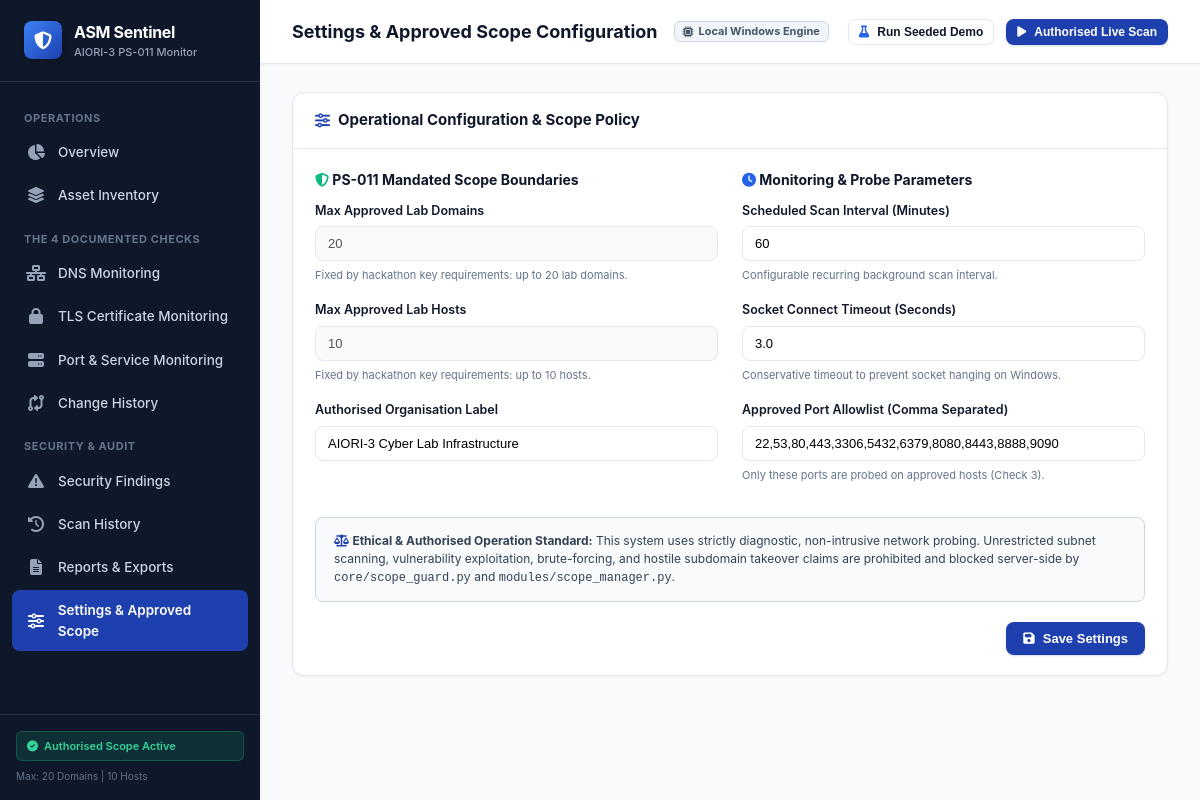
The page /settings on the database its author committed.
### tables this page shows
CREATE TABLE settings (
            key TEXT PRIMARY KEY,
            value TEXT NOT NULL,
            updated_at TEXT NOT NULL
        );

### app.py (the view)
@app.route("/settings")
def settings_page():
    conn = get_db_connection()
    cursor = conn.cursor()
    cursor.execute("SELECT key, value FROM settings")
    settings = {r["key"]: r["value"] for r in cursor.fetchall()}
    conn.close()
    return render_template("settings.html", active_page="settings", settings=settings)

### database.py (called while the page is built)
def get_db_connection():
    conn = sqlite3.connect(DATABASE_PATH)
    conn.row_factory = sqlite3.Row
    conn.execute("PRAGMA foreign_keys = ON")
    return conn

### templates/settings.html (shortened to what this page needs)
{% extends "base.html" %}
{% block page_title %}Settings &amp; Approved Scope Configuration{% endblock %}
{% block content %}
<div class="card">
  <div class="card-header">
    <div class="card-title">
      <i class="fa-solid fa-sliders" style="color: #1e40af;"></i> Operational Configuration &amp; Scope Policy
    </div>
  </div>
  <div class="card-body">
    <form action="{{ url_for('save_settings') }}" method="POST">
      <div style="display: grid; grid-template-columns: repeat(auto-fit, minmax(320px, 1fr)); gap: 24px;">
        <div>
          <h3 style="font-size: 14px; font-weight: 700; color: var(--navy-dark); margin-bottom: 12px;">
            <i class="fa-solid fa-shield-halved" style="color: #10b981;"></i> PS-011 Mandated Scope Boundaries
          </h3>
          <div class="form-group">
            <label class="form-label">Max Approved Lab Domains</label>
            <input type="number" class="form-control" value="20" disabled>
            <small style="color: var(--text-muted); font-size: 11px;">Fixed by hackathon key requirements: up to 20 lab domains.</small>
          </div>
          <div class="form-group">
            <label class="form-label">Max Approved Lab Hosts</label>
            <input type="number" class="form-control" value="10" disabled>
            <small style="color: var(--text-muted); font-size: 11px;">Fixed by hackathon key requirements: up to 10 hosts.</small>
          </div>
          <div class="form-group">
            <label class="form-label">Authorised Organisation Label</label>
            <input type="text" name="organization_name" class="form-control" value="{{ settings.organization_name or 'AIORI-3 Cyber Lab Infrastructure' }}" required>
          </div>
        </div>
        <div>
          <h3 style="font-size: 14px; font-weight: 700; color: var(--navy-dark); margin-bottom: 12px;">
            <i class="fa-solid fa-clock" style="color: #2563eb;"></i> Monitoring &amp; Probe Parameters
          </h3>
          <div class="form-group">
            <label class="form-label">Scheduled Scan Interval (Minutes)</label>
            <input type="number" name="scan_interval_minutes" class="form-control" min="5" max="1440" value="{{ settings.scan_interval_minutes or '60' }}" required>
            <small style="color: var(--text-muted); font-size: 11px;">Configurable recurring background scan interval.</small>
          </div>
          <div class="form-group">
            <label class="form-label">Socket Connect Timeout (Seconds)</label>
            <input type="number" step="0.5" name="socket_timeout_seconds" class="form-control" min="1.0" max="10.0" value="{{ settings.socket_timeout_seconds or '3.0' }}" required>
            <small style="color: var(--text-muted); font-size: 11px;">Conservative timeout to prevent socket hanging on Windows.</small>
          </div>
          <div class="form-group">
            <label class="form-label">Approved Port Allowlist (Comma Separated)</label>
            <input type="text" name="allowed_ports" class="form-control" value="{{ settings.allowed_ports or '22, 53, 80, 443, 3306, 5432, 6379, 8080, 8443, 8888, 9090' }}" required>
            <small style="color: var(--text-muted); font-size: 11px;">Only these ports are probed on approved hosts (Check 3).</small>
          </div>
        </div>
      </div>
      <div style="margin-top: 16px; padding: 14px 18px; border-radius: 8px; background: #f8fafc; border: 1px solid #cbd5e1; font-size: 12px; color: #334155;">
        <i class="fa-solid fa-scale-balanced mr-1" style="color: #1e40af;"></i>
        <strong>Ethical &amp; Authorised Operation Standard:</strong> This system uses strictly diagnostic, non-intrusive network probing. Unrestricted subnet scanning, vulnerability exploitation, brute-forcing, and hostile subdomain takeover claims are prohibited and blocked server-side by <code>core/scope_guard.py</code> and <code>modules/scope_manager.py</code>.
      </div>
      <div style="margin-top: 20px; display: flex; justify-content: flex-end;">
        <button type="submit" class="btn btn-primary">
          <i class="fa-solid fa-floppy-disk"></i> Save Settings
        </button>
      </div>
    </form>
  </div>
</div>
{% endblock %}

### static/css/style.css (style rules this page uses)
:root { --navy-dark: #0f172a; --navy-brand: #1e3a8a; --navy-primary: #1e40af; --navy-light: #3b82f6; --navy-subtle: #eff6ff; --bg-page: #f8fafc; --bg-card: #ffffff; --bg-subtle: #f1f5f9; --text-main: #0f172a; --text-muted: #64748b; --text-light: #94a3b8; --border-color: #e2e8f0; --border-focus: #3b82f6; --shadow-sm: 0 1px 2px 0 rgba(15, 23, 42, 0.05); --shadow-md: 0 4px 6px -1px rgba(15, 23, 42, 0.07), 0 2px 4px -2px rgba(15, 23, 42, 0.05); --shadow-lg: 0 10px 15px -3px rgba(15, 23, 42, 0.08), 0 4px 6px -4px rgba(15, 23, 42, 0.03); --badge-crit-bg: #fee2e2; --badge-crit-text: #991b1b; --badge-high-bg: #ffedd5; --badge-high-text: #9a3412; --badge-med-bg: #fef9c3; --badge-med-text: #854d0e; --badge-low-bg: #e0f2fe; --badge-low-text: #075985; --badge-success-bg: #dcfce7; --badge-success-text: #166534; }
* { box-sizing: border-box; margin: 0; padding: 0; }
body { font-family: -apple-system, BlinkMacSystemFont, "Segoe UI", Roboto, "Helvetica Neue", Arial, sans-serif; background-color: var(--bg-page); color: var(--text-main); line-height: 1.5; display: flex; min-height: 100vh; }
.card { background: var(--bg-card); border: 1px solid var(--border-color); border-radius: 12px; box-shadow: var(--shadow-sm); margin-bottom: 24px; overflow: hidden; }
.card-header { padding: 16px 22px; border-bottom: 1px solid var(--border-color); display: flex; align-items: center; justify-content: space-between; }
.card-title { font-size: 15px; font-weight: 700; color: var(--navy-dark); display: flex; align-items: center; gap: 8px; }
.card-body { padding: 20px 22px; }
.btn { display: inline-flex; align-items: center; justify-content: center; gap: 8px; padding: 8px 16px; font-size: 13px; font-weight: 600; border-radius: 8px; cursor: pointer; transition: all 0.15s ease; border: 1px solid transparent; text-decoration: none; }
.btn-primary { background-color: var(--navy-primary); color: #ffffff; box-shadow: 0 1px 2px rgba(30, 64, 175, 0.2); }
.form-group { margin-bottom: 16px; }
.form-label { display: block; font-size: 12.5px; font-weight: 600; color: var(--navy-dark); margin-bottom: 6px; }
.form-control { width: 100%; padding: 9px 12px; border: 1px solid var(--border-color); border-radius: 8px; font-size: 13px; outline: none; }

### rows shown on the page
settings: organization_name "AIORI-3 Cyber Lab Infrastructure"
settings: scan_interval_minutes "60"
settings: socket_timeout_seconds "3.0"
settings: allowed_ports "22,53,80,443,3306,5432,6379,8080,8443,8888,9090"
